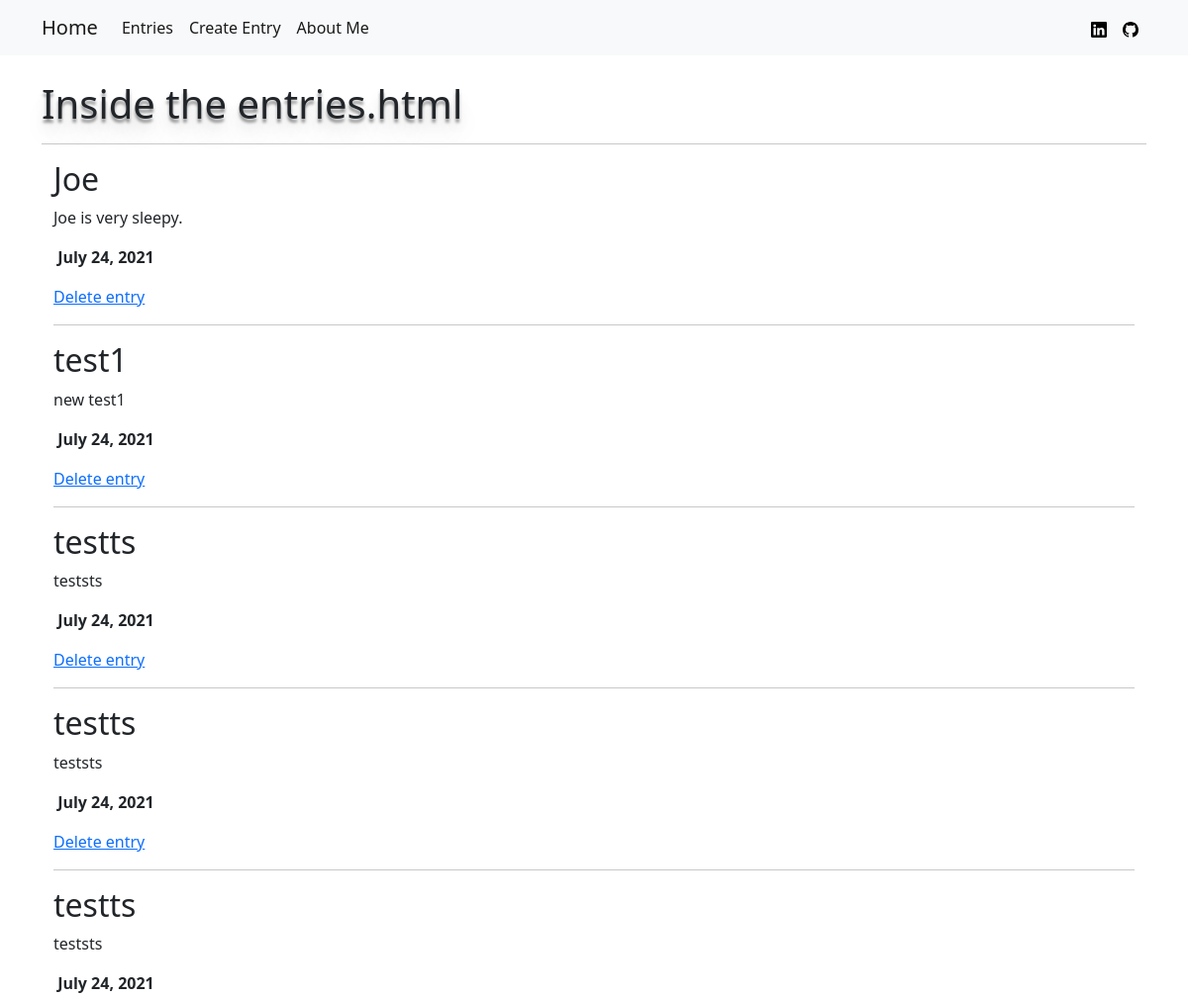
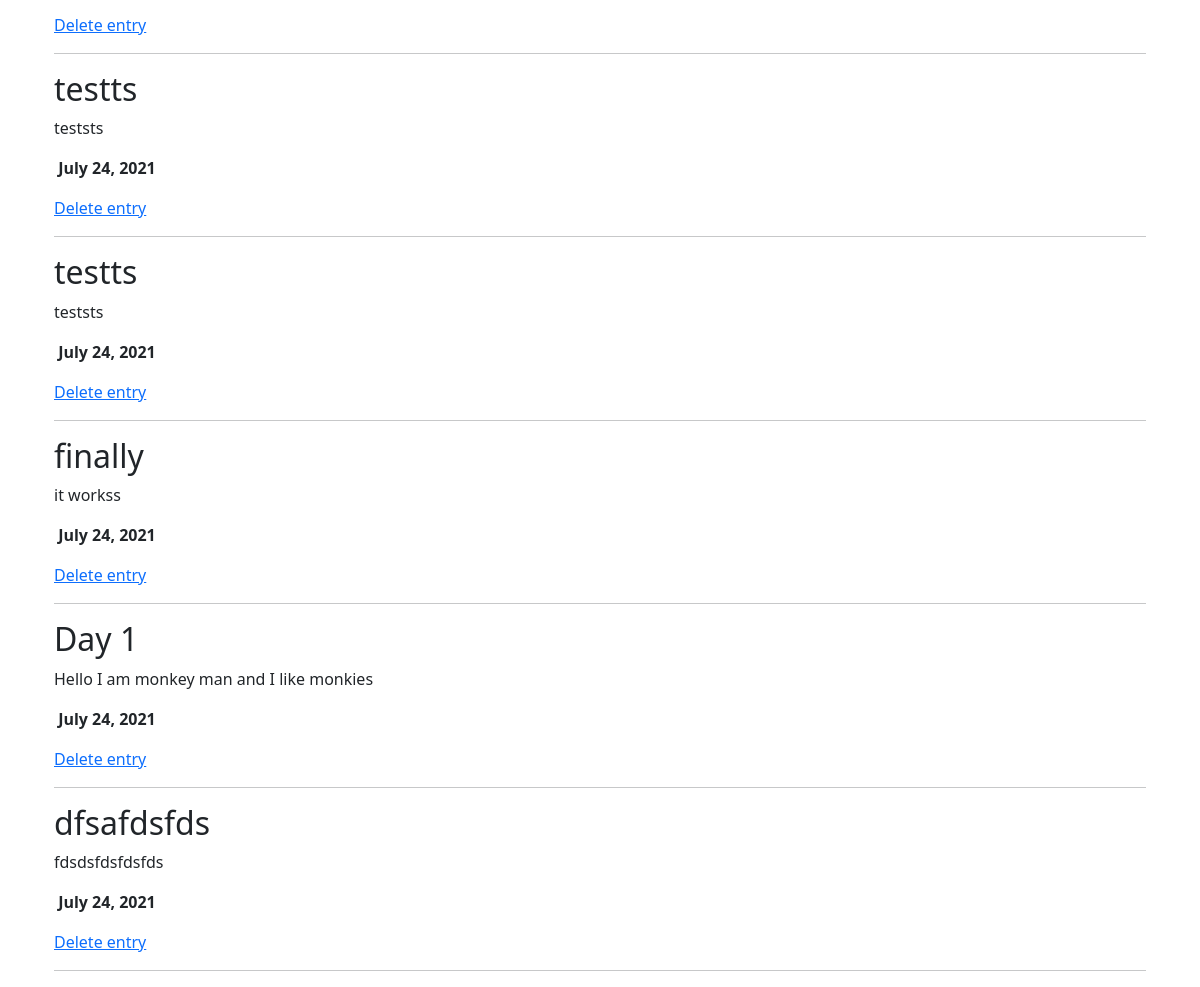
The app's page /entry/, older data (2 pictures, top to bottom).
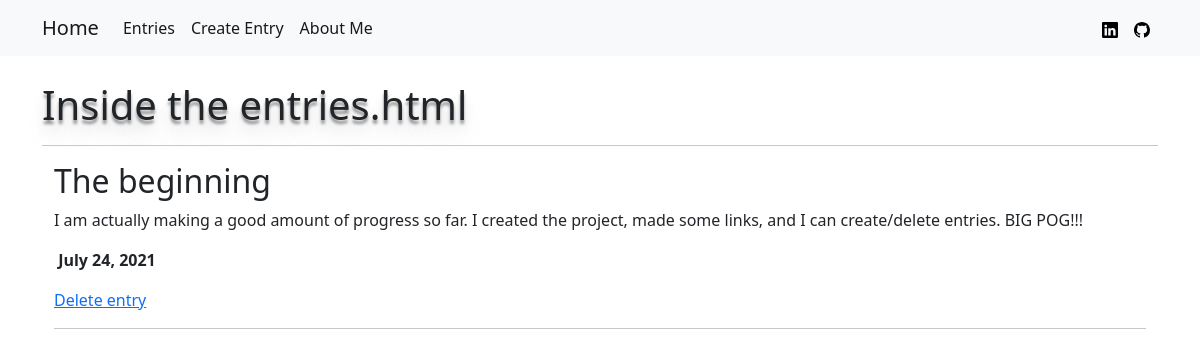
The same page, newer data.
### entry/models.py (models this page shows, shortened)
class Entry(models.Model):
    title = models.CharField(max_length=64)
    text = models.TextField(max_length=1024)
    date = models.DateField(default = datetime.date.today)

### entry/views.py (the view)
# urls.py: path(r'', views.EntryView.as_view(), name="entries"),
class EntryView(ListView):
    model = models.Entry
    template_name = 'entry/entries.html'
    context_object_name = "entries"

### entry/templates/entry/entries.html
<!DOCTYPE html>
{% extends "base.html" %}
{% block content %}
    <h1>Inside the entries.html</h1>
    <hr />
    <div class="container">
        {% for entry in entries %}
            <h2>{{ entry.title }}</h2>
            <p>{{ entry.text }}</p>
            <p><b>&nbsp;{{ entry.date }}</b></p>
            <a href="{% url 'entry:delete' pk=entry.pk %}">Delete entry</a>
            <hr>
        {% endfor %}
    </div>
{% endblock %}

### templates/base.html (shortened to what this page needs)
{% load static %}
<!DOCTYPE html>
<head>
    <link href="https://cdn.jsdelivr.net/npm/bootstrap@5.0.2/dist/css/bootstrap.min.css" rel="stylesheet">
    <link rel="stylesheet" href="{% static 'css/master.css' %}">
</head>
<body>
    <nav class="navbar navbar-expand-lg navbar-light bg-light ">
        <div class="container">
          <a class="navbar-brand" href="{% url 'index' %}">Home</a>
          <div class="collapse navbar-collapse" id="navbarSupportedContent">
            <ul class="navbar-nav me-auto mb-2 mb-lg-0">
              <li class="nav-item">
                <a class="nav-link active" href="{% url 'entry:entries' %}">Entries</a>
              </li>
              <li class="nav-item">
                <a class="nav-link active" href="{% url 'entry:create' %}">Create Entry</a>
              </li>
              <li class="nav-item">
                <a class="nav-link active" href="{% url 'about_me' %}">About Me</a>
              </li>
            </ul>
            <ul class="navbar-nav ms-auto">
              <li class="nav-item">
                <a class="nav-link active" target="_blank" href="https://www.linkedin.com/in/james-san-494b481b2/"><img src="{% static 'images/linkedin.svg' %}"></a>
              </li>
              <li class="nav-item">
                <a class="nav-link active" target="_blank" href="https://github.com/PickolZi"><img src="{% static 'images/github.svg' %}"></a>
              </li>
            </ul>
          </div>
        </div>
      </nav>
    <div id="main_content" class="container">
        {% block content %}
        {% endblock %}
    </div>
</body>

### static/css/master.css (style rules this page uses)
#main_content { margin-top: 25px; }
h1 { text-shadow: 0px 4px 3px rgba(0,0,0,0.4), 0px 8px 13px rgba(0,0,0,0.1), 0px 18px 23px rgba(0,0,0,0.1); }

Row changes from the older to the newer data that the page shows:
removed Entry: title "Joe", text "Joe is very sleepy.", date "July 24, 2021"
removed Entry: title "test1", text "new test1", date "July 24, 2021"
removed Entry: title "testts", text "teststs", date "July 24, 2021"
removed Entry: title "testts", text "teststs", date "July 24, 2021"
removed Entry: title "testts", text "teststs", date "July 24, 2021"
removed Entry: title "testts", text "teststs", date "July 24, 2021"
removed Entry: title "testts", text "teststs", date "July 24, 2021"
removed Entry: title "finally", text "it workss", date "July 24, 2021"
removed Entry: title "Day 1", text "Hello I am monkey man and I like monkies", date "July 24, 2021"
removed Entry: title "dfsafdsfds", text "fdsdsfdsfdsfds", date "July 24, 2021"
added Entry: title "The beginning", text "I am actually making a good amount of progress so far. I created the project, made some links, and I can create/delete entries. BIG POG!!!", date "July 24, 2021"
